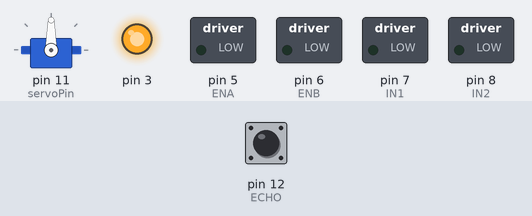
A sketch run on a simulated Arduino Uno, built with avr-gcc and run on an emulated ATmega328P. On the bench: servo, switched loads named in the sketch (green lamp = pin HIGH), output pins drawn as LEDs (lit = HIGH). The test bench sets the inputs (shaded band); at power-on: pin 12 (ECHO) LOW. Pins used as bus, display or sensor lines are not drawn.

Above: at 1.2 s.
1.3 s: pin 12 (ECHO) pulsed HIGH 5 times (0.12 s each, 0.3 s apart)
At 2.6 s:
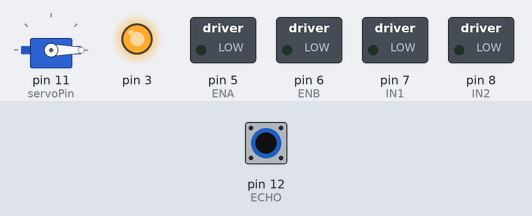
At 8.2 s:
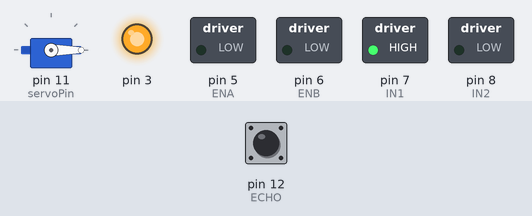
Timing chart, 0 to 20.8 s (numbered marks = the images above; inputs shaded):
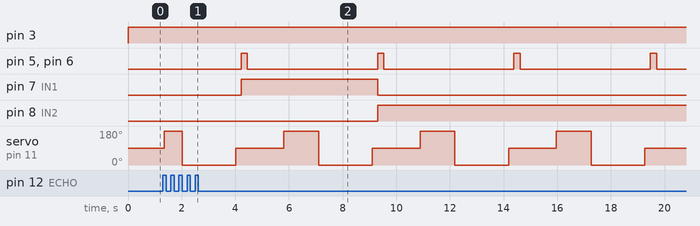

The sketch:

sentinel_v1.ino
```cpp
/***
* Shyam Kishan
* sentinel_v1.ino
* Implementation of basic controls for robotic car 7/25/26
***/

#include <Servo.h>

// RIGHT Motor Pins
const int ENA = 5;      // this value directly changes speed of 2 right wheels (0 to 255)
const int IN1 = 7;      // this value changes the direction of 2 right wheels spinning (HIGH == FORWARD, LOW == BACKWARD)

// LEFT Motor Pins
const int ENB = 6;      // this value directly changes the speed of 2 left wheels (0 to 255)
const int IN2 = 8;      // this value changes the direction of 2 left wheels spinning (HIGH == FORWARD, LOW == BACKWARD)

// Ultronsonic Sensor Pins
const int TRIG = 13;
const int ECHO = 12;
const int OBSTACLE_DISTANCE = 40;

// Servo Motor Pin
const int servoPin = 11;
Servo myServo;
int pos = 0;

// drive_forward()
// Makes robot drive forward at a specifc speed, given by parameter `speed`.
void drive_forward(int speed) {
  // RIGHT Motors
  digitalWrite(IN1, HIGH);
  analogWrite(ENA, speed); // Speed: 0 (Off) to 255 (Max)

  // LEFT Motors
  digitalWrite(IN2, HIGH);
  analogWrite(ENB, speed); // Speed: 0 (Off) to 255 (Max)
}

// drive_backward()
// Makes robot drive backward at a specific speed, given by parameter `speed`.
void drive_backward(int speed) {
  // RIGHT Motors
  digitalWrite(IN1, LOW);
  analogWrite(ENA, speed); // Speed: 0 (Off) to 255 (Max)

  // LEFT Motors
  digitalWrite(IN2, LOW);
  analogWrite(ENB, speed); // Speed: 0 (Off) to 255 (Max)
}

// turn_right()
// Makes robot turn right slightly while driving forward.
// Robot's speed is initalized by parameter `speed`.
void turn_right(int speed) {
  int slowed_speed = speed - 40;

  if (slowed_speed < 0) {
    slowed_speed = 0;
  }

  // RIGHT Motors
  digitalWrite(IN1, HIGH);
  analogWrite(ENA, slowed_speed); // Speed: 0 (Off) to 255 (Max)

  // LEFT Motors
  digitalWrite(IN2, HIGH);
  analogWrite(ENB, speed);        // Speed: 0 (Off) to 255 (Max)
}

// turn_left()
// Makes robot turn left slightly while driving forward.
// Robot's speed is initalized by parameter `speed`.
void turn_left(int speed) {
  int slowed_speed = speed - 40;

  if (slowed_speed < 0) {
    slowed_speed = 0;
  }
  // RIGHT Motors
  digitalWrite(IN1, HIGH);
  analogWrite(ENA, speed);        // Speed: 0 (Off) to 255 (Max)

  // LEFT Motors
  digitalWrite(IN2, HIGH);
  analogWrite(ENB, slowed_speed); // Speed: 0 (Off) to 255 (Max)
}

// stop()
// Makes robot stop moving completely.
void stop() {
  analogWrite(ENA, 0);
  analogWrite(ENB, 0);
}

// left_90_deg()
// Makes robot turn 90º left
void left_90_deg(){
  // RIGHT Motors
  digitalWrite(IN1, HIGH);
  analogWrite(ENA, 255);

  // LEFT Motors
  digitalWrite(IN2, LOW);
  analogWrite(ENB, 255);
  delay(233);
  stop();
}

// right_90_deg()
// Makes robot turn 90º right
void right_90_deg(){
  // RIGHT Motors
  digitalWrite(IN1, LOW);
  analogWrite(ENA, 255);

  // LEFT Motors
  digitalWrite(IN2, HIGH);
  analogWrite(ENB, 255);
  delay(233);
  stop();
}

// getDistance()
// Uses the Ultrasonic Sensor to measure the distance between the robot and an obstacle in front of it.
// returns the distance measured in cm.
float getDistance() {
  float duration, distance;
  digitalWrite(TRIG, LOW);
  delayMicroseconds(2);
  digitalWrite(TRIG, HIGH);
  delayMicroseconds(10);

  duration = pulseIn(ECHO, HIGH);
  distance = (duration * 0.0343) / 2;
  return distance;
}

void setup() {
  // Set all motor control pins as outputs
  pinMode(ENA, OUTPUT);
  pinMode(ENB, OUTPUT);
  pinMode(IN1, OUTPUT);
  pinMode(IN2, OUTPUT);
  pinMode(3, OUTPUT);

  // Set Ultrasonic Sensor Pins accordingly
  pinMode(TRIG, OUTPUT);
  pinMode(ECHO, INPUT);

  // Set Servo Motor accordingly
  myServo.attach(servoPin);
  myServo.write(90);

  Serial.begin(9600);
}

void loop(){
  // This code lets robot drive forward until it is 40 cm or less from an obstacle in front of it.
  // When it is 40 cm from an obstacle or less, the robot checks the furthest obstacle from its left and right.
  // The robot then makes a decision to turn in whichever direction has the furthest obstacle.
  digitalWrite(3, HIGH);

  float distance = getDistance();
  delay(50);

  if (distance > OBSTACLE_DISTANCE) {
    drive_forward(100);
  } else {
      float left_dist, right_dist;

      stop();
      delay(300);

      // Look Left
      myServo.write(180);           // turn Servo LEFT 90º from forward position
      delay(300);
      left_dist = getDistance();    // capture distance of nearest obstacle from LEFT side

      // Look Right
      myServo.write(0);             // turn Servo RIGHT 90º from forward position
      delay(1000);
      right_dist = getDistance();   // capture distance of nearest obstacle from RIGHT side

      // Look Center
      myServo.write(90);            // reset Servo back to forward position
      delay(200);

    if (left_dist > right_dist) {
      left_90_deg();
    } else {
      right_90_deg();
    }
  }
}
```

Measured:
- after the input at 1.3 s, pin 7 (IN1): LOW → HIGH after 2.9 s, → LOW 5.1 s later; pin 8 (IN2): LOW → HIGH after 8.0 s instead of 3.6 s
- by itself, pin 5 (ENA), pin 6 (ENB): alternates HIGH for 0.23 s and LOW for 4.9 s
- by itself, servo on pin 11 (servoPin): repeats every 5.1 s: 0° 2.0 s, 90° 1.8 s, 180° 1.3 s
